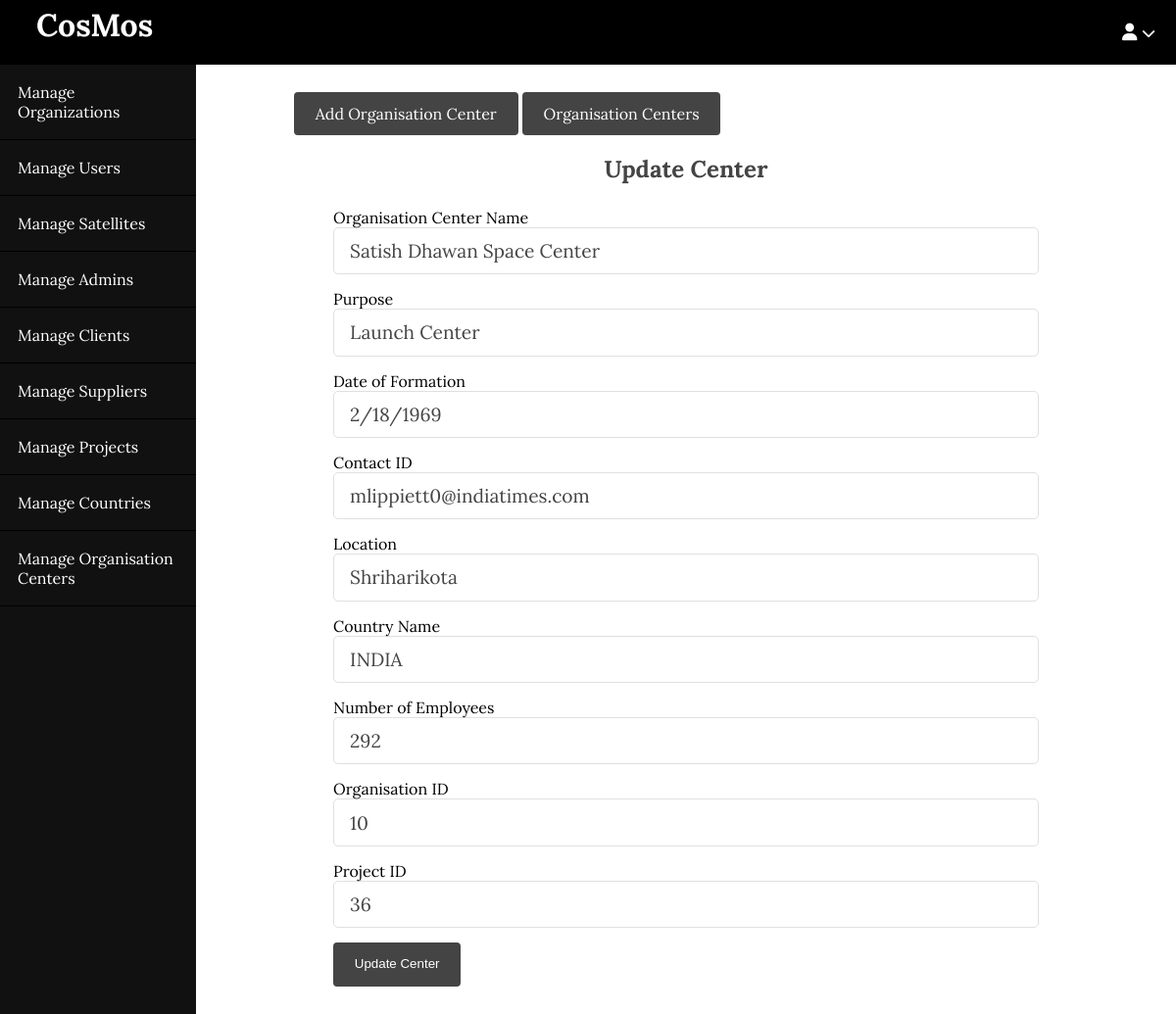
/blog/admin/centers/edit.php?id=1, run on the app's committed database.
### tables this page shows
CREATE TABLE `organisationcenter_normalised___organisationcenter` (
  `Center_ID` int(2) DEFAULT NULL,
  `Center_name` varchar(39) DEFAULT NULL,
  `Purpose` varchar(224) DEFAULT NULL,
  `Formation_date` varchar(10) DEFAULT NULL,
  `CONTACT_ID` varchar(32) DEFAULT NULL,
  `Location` varchar(18) DEFAULT NULL,
  `Country_name` varchar(20) DEFAULT NULL,
  `Number_of_Employees` int(3) DEFAULT NULL
);

CREATE TABLE `organisationcenter_normalised___center_org` (
  `Center_ID` int(2) DEFAULT NULL,
  `Organisation_ID` int(2) DEFAULT NULL
);

CREATE TABLE `organisationcenter_normalised___center_project` (
  `Center_ID` int(2) DEFAULT NULL,
  `Project_ID` int(2) DEFAULT NULL
);

### blog/app/controllers/centers.php (called while the page is built, shortened)
<?php
include(ROOT_PATH . "/app/database/db.php");
if(isset($_GET['id']))
{
    $center_id = $_GET['id'];
    $center_info = selectOne('organisationcenter_normalised___organisationcenter', ['Center_ID' => $center_id])[0];
    $center_project_info = selectOne('organisationcenter_normalised___center_project', ['Center_ID' => $center_id])[0];
    $center_org_info = selectOne('organisationcenter_normalised___center_org', ['Center_ID' => $center_id])[0];
    $center_name = $center_info['Center_name'];
    $center_purpose = $center_info['Purpose'];
    $center_date = $center_info['Formation_date'];
    $center_contact = $center_info['CONTACT_ID'];
    $center_location = $center_info['Location'];
    $center_country = $center_info['Country_name'];
    $center_employees = $center_info['Number_of_Employees'];
    $center_project = $center_project_info['Project_ID'];
    $center_org = $center_org_info['Organisation_ID'];
}

### blog/app/database/db.php (called while the page is built, shortened)
<?php
require('connect.php');
function executeQuery($sql, $data)
{
    global $conn;
    $stmt = $conn->prepare($sql);
    $values = array_values($data);
    $types = str_repeat('s', count($values));
    $stmt->bind_param( $types, ...$values);
    $stmt->execute();
    return $stmt;
}
function selectOne($table, $conditions = [])
{
    $sql = "SELECT * FROM $table";
    $i = 0;
    foreach ( $conditions as $key => $value ) {
        if ( $i === 0)
        {
            $sql = $sql . " WHERE $key = ?";
        } else {
            $sql = $sql . " AND $key = ?";
        }
        $i++;
    }
    $sql = $sql . " LIMIT 1";
    $stmt = executeQuery($sql, $conditions);
    $records = $stmt->get_result()->fetch_all(MYSQLI_ASSOC);
    return $records;
}

### blog/admin/centers/edit.php (the view, shortened to what this page needs)
<?php include(ROOT_PATH . "/app/controllers/centers.php");
?>
<!DOCTYPE html>
<html lang="en">
<head>
    <link rel="stylesheet" href="../../assets/css/style.css">
    <link rel="stylesheet" href="../../assets/css/admin.css">
</head>
<body>
    <?php include(ROOT_PATH . "/app/includes/adminHeader.php"); ?>
    <div class="admin-wrapper">
        <?php include(ROOT_PATH . "/app/includes/adminSidebar.php"); ?>
        <div class="admin-content">
            <div class="button-group">
                <a href="create.php" class="btn btn-big">Add Organisation Center</a>
                <a href="index.php" class="btn btn-big">Organisation Centers</a>
            </div>
            <div class="content">
                <h2 class="page-title">Update Center</h2>
                <form action="edit.php" method="post">
                    <div>
                        <label>Organisation Center Name</label>
                        <input type="text" name="Center_name" class = "text-input" value = "<?php echo $center_name ?>">
                    </div>
                    <div>
                        <label>Purpose</label>
                        <input type="text" name="Purpose" class = "text-input" value = "<?php echo $center_purpose ?>">
                    </div>
                    <div>
                        <label>Date of Formation</label>
                        <input type="text" name="Formation_date" class = "text-input" value = "<?php echo $center_date ?>">
                    </div>
                    <div>
                        <label>Contact ID</label>
                        <input type="email" name="CONTACT_ID" class = "text-input" value = "<?php echo $center_contact ?>">
                    </div>
                    <div>
                        <label>Location</label>
                        <input type="text" name="Location" class = "text-input" value = "<?php echo $center_location ?>">
                    </div>
                    <div>
                        <label>Country Name</label>
                        <input type="text" name="Country_name" class = "text-input" value = "<?php echo $center_country ?>">
                    </div>
                    <div>
                        <label>Number of Employees</label>
                        <input type="text" name="Number_of_Employees" class = "text-input" value = "<?php echo $center_employees ?>">
                    </div>
                    <div>
                        <label>Organisation ID</label>
                        <input type="text" name="Organisation_ID" class = "text-input" value = "<?php echo $center_org ?>">
                    </div>
                    <div>
                        <label>Project ID</label>
                        <input type="text" name="Project_ID" class = "text-input" value = "<?php echo $center_project ?>">
                    </div>
                    <div>
                        <button type="submit" name = "update-center" class="btn btn-big">Update Center</button>
                    </div>
                </form>
            </div>
        </div>
    </div>
</body>
</html>

### blog/assets/css/style.css (style rules this page uses)
* { box-sizing: border-box; }
html, body { height: 100%; padding: 0px; margin: 0px; background: white; font-family:'Lora', serif; }
h1, h2, h3, h4, h5, h6 { color: #444; margin: 5px; }
a { text-decoration: none; color: inherit; }
.btn { padding: .5rem 1rem; background: #444444; color: white; border: 1px solid transparent; border-radius: 0.25rem; }
.btn-big { padding: .7rem 1.3rem; line-height: 1.3rem; }
.text-input { padding: .7rem 1rem; display: block; width: 100%; border-radius: 5px; border: 1px solid #e0e0e0; outline: none; color: #444; line-height: 1.5rem; font-family: 'Lora', serif; font-size: 1.2em; }
.content { width: 90%; margin: 30px auto 30px; }

### blog/assets/css/admin.css (style rules this page uses)
.admin-wrapper { display: flex; height: calc(100% - 66px); }
.admin-wrapper .admin-content { flex: 8; height: 100%; padding: 40px 100px 100px; overflow-y: scroll; }
.admin-content .page-title { text-align: center; margin-bottom: 1.5rem; }
form div { margin-bottom: 15px; }

### data on the page
organisationcenter_normalised___organisationcenter: Center_name "Satish Dhawan Space Center", Purpose "Launch Center", Formation_date "2/18/1969", CONTACT_ID "mlippiett0@indiatimes.com", Location "Shriharikota", Country_name "INDIA", Number_of_Employees "292"
organisationcenter_normalised___center_org: Organisation_ID "10"
organisationcenter_normalised___center_project: Project_ID "36"
